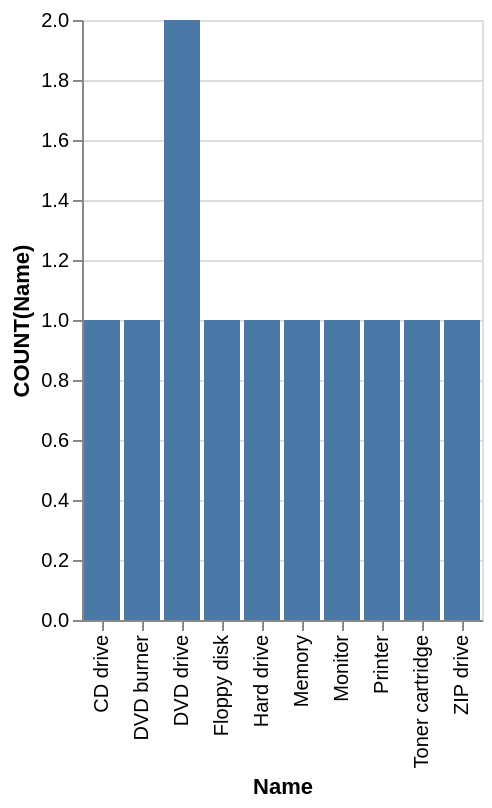

Source (Vega-Lite JSON):
### Vega-Lite specification from a JSON file in a GitHub repository (floating-point values rounded to 4 significant figures)
{"data": {"values": [{"x_data": "CD drive", "y_data": 1}, {"x_data": "DVD burner", "y_data": 1}, {"x_data": "DVD drive", "y_data": 2}, {"x_data": "Floppy disk", "y_data": 1}, {"x_data": "Hard drive", "y_data": 1}, {"x_data": "Memory", "y_data": 1}, {"x_data": "Monitor", "y_data": 1}, {"x_data": "Printer", "y_data": 1}, {"x_data": "Toner cartridge", "y_data": 1}, {"x_data": "ZIP drive", "y_data": 1}]}, "mark": "bar", "encoding": {"x": {"field": "x_data", "type": "nominal", "title": "Name", "sort": "ascending"}, "y": {"field": "y_data", "type": "quantitative", "title": "COUNT(Name)"}}}
